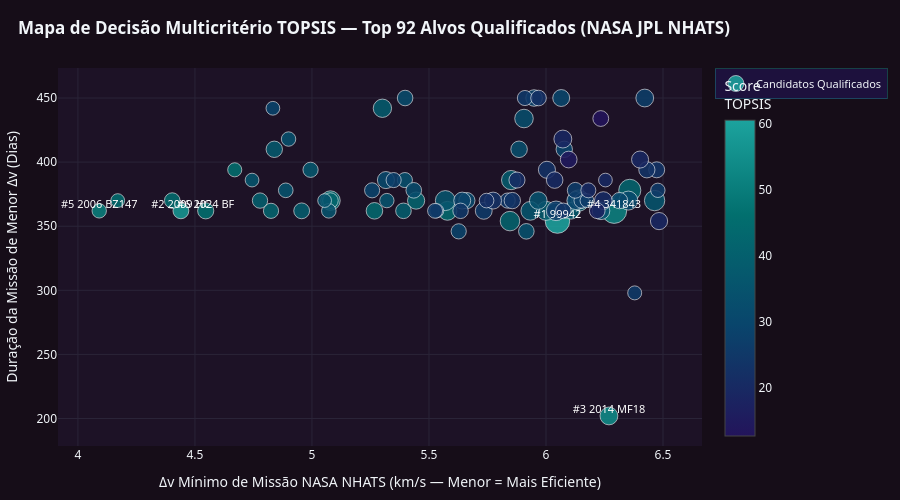

Write notebook code for a chart like this one.
### Markdown cell above
---
## 4. Critérios de Seleção de Dados do Negócio (MCDA-TOPSIS) e Matriz Atuarial

Aplicamos os **Critérios de Seleção de Dados** alinhados ao modelo de negócio integrado da equipe:
- **Acessibilidade Energética e Operacional:** Solução balística viável no catálogo `NASA NHATS`, $\Delta v \le 6,5\text{ km/s}$ e duração $\le 450\text{ dias}$.
- **Qualidade e Maturidade da Informação Orbital:** Código de Incerteza `OCC <= 3` e mínimo de `50` observações astrométricas confirmadas.
- **Porte Físico Mínimo:** Diâmetro físico de referência $\ge 25\text{ m}$.
- **Subscrição Atuarial de Lançadores:** Mínimo de `10` voos orbitais, operação ativa na era NewSpace e Limite Inferior de Confiabilidade de Wilson (95%) $\ge 85\%$.
- **Ordenação Multicritério (`TOPSIS`)**: Combina eficiência energética ($\Delta v$ e duração), índice composto de maturidade informacional, escala física e redundância de trajetórias viáveis.

### Code cell
selection = apply_selection_criteria_and_topsis(datasets)
n_saved_scen = save_actuarial_scenarios(selection.actuarial_scenarios)

display(Markdown("### 4.1 Funil de Seletividade dos Critérios de Negócio"))
display(selection.funnel_stages)

display(Markdown("### 4.2 Top 15 Asteroides Próximos à Terra Recomendados (Ranking MCDA-TOPSIS)"))
display(
    selection.ranked_asteroids[
        [
            "ranking_topsis",
            "spkid",
            "nome_completo",
            "classe_espectral",
            "grupo_mineralogico",
            "min_delta_v_kms",
            "duracao_min_dv_dias",
            "diametro_fisico_ref_m",
            "num_observacoes",
            "codigo_incerteza_occ",
            "indice_maturidade_info",
            "score_topsis",
        ]
    ].head(15)
)

fig_topsis_prospecting_map(selection).show()

### Figure 1 — Plotly figure (JSON) as saved in the notebook; plotly's stock layout.template omitted (floating-point values rounded to 4 significant figures; data arrays with more than 128 entries replaced by an {"elided": "..."} marker saying what was removed)
{"data": [{"customdata": {"elided": "92x7 mixed values"}, "hovertemplate": "<b>#%{customdata[0]} — %{customdata[1]}</b><br>Δv Mínimo: %{x:.3f} km/s | Duração: %{y:.0f} dias<br>Classe Espectral: %{customdata[2]} | Diâmetro Ref: %{customdata[3]} m<br>Observações NASA: %{customdata[4]} (OCC %{customdata[5]})<br><b>Score TOPSIS: %{customdata[6]:.2f}</b><extra></extra>", "marker": {"color": [60.62, 57.25, 54.1, 51.52, 50.56, 46.42, 46.39, 45.58, 45.25, 44.37, 43.71, 43.26, 43.1, 42.86, 42.25, 42.09, 41.58, 40.02, 39.44, 39.1, 38.6, 38.36, 38.34, 38.09, 37.9, 37.31, 36.63, 36.07, 35.99, 35.72, 35.31, 35.24, 35.24, 34.98, 34.54, 34.38, 34.27, 33.89, 33.79, 33.24, 32.95, 32.9, 32.41, 32.11, 31.8, 31.68, 31.13, 31.04, 31.04, 30.81, 29.77, 29.76, 29.57, 29.29, 29.24, 29.08, 29.0, 28.98, 28.98, 27.84, 27.36, 27.14, 27.01, 26.58, 26.5, 25.98, 25.89, 25.76, 25.63, 25.59, 25.21, 24.75, 24.68, 23.78, 23.54, 23.45, 23.23, 22.82, 22.6, 22.35, 22.05, 20.85, 20.41, 20.34, 20.33, 19.53, 19.2, 19.18, 19.08, 17.61, 14.37, 12.73], "colorbar": {"title": {"text": "Score<br>TOPSIS"}}, "colorscale": [[0.0, "#23145B"], [0.35, "#09456C"], [0.7, "#026F6E"], [1.0, "#1CA39E"]], "line": {"color": "rgba(255,255,255,0.65)", "width": 1.0}, "opacity": 0.88, "size": [24.49, 15.86, 17.84, 25.17, 14.45, 16.19, 14.1, 15.62, 13.79, 18.88, 16.59, 19.59, 15.64, 22.12, 17.21, 15.21, 19.54, 15.38, 15.62, 15.84, 21.37, 19.26, 19.0, 18.36, 16.57, 16.4, 15.21, 13.76, 20.39, 18.8, 20.0, 14.59, 14.38, 13.76, 14.68, 17.62, 15.59, 15.13, 14.45, 17.64, 18.57, 16.55, 15.64, 14.69, 15.57, 19.01, 17.08, 16.21, 16.42, 16.36, 15.36, 16.94, 18.13, 13.76, 16.4, 16.59, 15.11, 15.21, 16.94, 15.21, 15.13, 19.62, 17.79, 13.76, 14.1, 15.86, 14.95, 16.88, 14.38, 13.99, 15.16, 15.46, 15.21, 15.98, 16.38, 15.62, 16.21, 17.08, 16.94, 15.62, 14.68, 16.07, 17.76, 14.98, 16.57, 13.72, 17.22, 17.9, 17.05, 15.64, 16.75, 15.79]}, "mode": "markers", "name": "Candidatos Qualificados", "type": "scatter", "x": [6.049, 4.44, 6.269, 6.291, 4.091, 4.546, 4.67, 4.403, 4.17, 5.579, 5.267, 5.079, 5.079, 6.358, 5.445, 4.825, 5.846, 4.778, 5.391, 4.956, 6.139, 5.851, 6.0, 5.301, 6.107, 4.839, 4.994, 4.744, 6.464, 5.933, 5.57, 5.072, 5.32, 5.054, 4.888, 5.967, 5.916, 5.397, 4.9, 6.235, 5.906, 5.885, 5.435, 6.319, 5.398, 6.352, 5.316, 5.662, 6.145, 6.314, 6.038, 6.065, 6.128, 4.833, 6.078, 5.949, 5.257, 5.627, 5.642, 6.152, 5.349, 6.043, 6.422, 6.175, 5.533, 6.125, 5.526, 5.734, 6.478, 6.379, 5.91, 5.635, 5.836, 6.473, 5.856, 6.074, 6.431, 6.004, 5.774, 5.968, 5.746, 5.876, 6.245, 6.181, 6.037, 6.254, 6.483, 6.072, 6.402, 6.219, 6.097, 6.234], "y": [354.0, 362.0, 202.0, 362.0, 362.0, 362.0, 394.0, 370.0, 370.0, 362.0, 362.0, 370.0, 370.0, 378.0, 370.0, 362.0, 354.0, 370.0, 362.0, 362.0, 370.0, 386.0, 362.0, 442.0, 362.0, 410.0, 394.0, 386.0, 370.0, 362.0, 370.0, 362.0, 370.0, 370.0, 378.0, 370.0, 346.0, 386.0, 418.0, 362.0, 434.0, 410.0, 378.0, 370.0, 450.0, 370.0, 386.0, 370.0, 370.0, 370.0, 362.0, 450.0, 370.0, 442.0, 410.0, 450.0, 378.0, 346.0, 370.0, 370.0, 386.0, 362.0, 450.0, 370.0, 362.0, 378.0, 362.0, 362.0, 378.0, 298.0, 450.0, 362.0, 370.0, 394.0, 370.0, 362.0, 394.0, 394.0, 370.0, 450.0, 370.0, 386.0, 370.0, 378.0, 386.0, 386.0, 354.0, 418.0, 402.0, 362.0, 402.0, 434.0]}, {"hoverinfo": "skip", "mode": "text", "showlegend": false, "text": ["#1 99942", "#2 2009 HC", "#3 2014 MF18", "#4 341843", "#5 2006 BZ147", "#6 2024 BF"], "textfont": {"color": "#FFFFFF", "size": 11}, "textposition": "top center", "type": "scatter", "x": [6.049, 4.44, 6.269, 6.291, 4.091, 4.546], "y": [354.0, 362.0, 202.0, 362.0, 362.0, 362.0]}], "layout": {"font": {"color": "#F1F5F9", "family": "Segoe UI, sans-serif", "size": 12}, "height": 500, "hoverlabel": {"bgcolor": "#23145B", "bordercolor": "#1CA39E", "font": {"color": "#FFFFFF", "size": 12}}, "legend": {"bgcolor": "rgba(35, 20, 91, 0.55)", "bordercolor": "rgba(28, 163, 158, 0.35)", "borderwidth": 1, "font": {"size": 11}}, "margin": {"b": 50, "l": 55, "r": 35, "t": 68}, "paper_bgcolor": "#160D18", "plot_bgcolor": "#1D1226", "title": {"font": {"color": "#F1F5F9", "family": "Segoe UI, sans-serif", "size": 17}, "text": "<b>Mapa de Decisão Multicritério TOPSIS — Top 92 Alvos Qualificados (NASA JPL NHATS)</b>", "x": 0.02}, "xaxis": {"gridcolor": "#2A2438", "title": {"text": "Δv Mínimo de Missão NASA NHATS (km/s — Menor = Mais Eficiente)"}, "zerolinecolor": "#2A2438"}, "yaxis": {"gridcolor": "#2A2438", "title": {"text": "Duração da Missão de Menor Δv (Dias)"}, "zerolinecolor": "#2A2438"}}}
